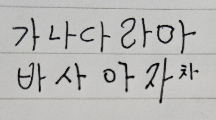
#> input picture ai/analyze_image/스크린샷 2025-04-28 오후 9.28.06.png, 216 x 120 px, found by its file name
$ python analyze.py
#> lines starting #> are read from the running program, lines starting #| are printed output that depends on the picture; after the words box and inside, x2 and y2 are one past the last pixel; in counts of white or black regions, pixels touching at a corner belong together
import cv2
import numpy as np
import matplotlib.pyplot as plt
from scipy.ndimage import label  # measurements.label 대신 label 직접 import
from collections import Counter
import matplotlib.font_manager as fm
import platform


# 한글 폰트 설정
def set_korean_font():
    system = platform.system()
    if system == 'Darwin':  # macOS
        plt.rc('font', family='AppleGothic')
    elif system == 'Windows':
        plt.rc('font', family='Malgun Gothic')
    elif system == 'Linux':
        plt.rc('font', family='NanumGothic')
    else:
        # 기본 폰트 설정
        plt.rc('font', family='DejaVu Sans')

    # 음수 표시 문제 해결
    plt.rcParams['axes.unicode_minus'] = False


# 한글 폰트 설정 적용
set_korean_font()


class HandwritingAnalyzer:
    def __init__(self, image_path):
        """초기화 함수"""
        self.original_image = cv2.imread(image_path)
#> self.original_image is the input picture: shape (120, 216, 3); mean B, G, R 182.6, 184.3, 184.7
        if self.original_image is None:
            raise ValueError("이미지를 불러올 수 없습니다.")

        # 이미지 전처리
        self.gray_image = cv2.cvtColor(self.original_image, cv2.COLOR_BGR2GRAY)
        _, self.binary_image = cv2.threshold(self.gray_image, 150, 255, cv2.THRESH_BINARY_INV)
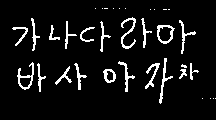
#> self.binary_image: shape (120, 216); 7.3% white in thin lines or dots, all inside (x1, y1, x2, y2) = (12, 8, 216, 104)

        # 결과 저장 변수 초기화
        self.line_gaps = []  # 행간 간격
        self.pressure_level = 0  # 필압 수준
        self.slant_angle = 0  # 기울기 각도
        self.character_sizes = []  # 글자 크기
        self.character_spacing = []  # 글자 간격
        self.results = {}  # 분석 결과

    def analyze(self):
        """필기 분석 실행"""
        self._analyze_line_gaps()
        self._analyze_pressure()
        self._analyze_character_size()
        self._analyze_slant()
        self._analyze_regularity()
        self._analyze_character_spacing()
        self._analyze_closed_shapes()

        # 결과 해석
        self._interpret_results()

        return self.results

    def _analyze_line_gaps(self):
        """행간 분석"""
        # 수평 프로젝션 프로필 계산
        h_proj = np.sum(self.binary_image, axis=1)
#> h_proj = 120 values, max 17340 at index 76, min 0 at index 0, mean 4033.2

        # 줄 찾기
        lines = []
        in_line = False
        line_start = 0

        for i, proj in enumerate(h_proj):
            if not in_line and proj > 0:
                in_line = True
                line_start = i
            elif in_line and proj == 0:
                in_line = False
                lines.append((line_start, i))
#> this loop made 120 passes
#> (proj, in_line) on passes 9, 11, 18, 55, 59: (2295, True), (0, False), (255, True), (0, False), (765, True)
#> in_line on pass 105: False
#> after the loop, in_line = False; line_start = 58; lines = [(8, 10), (17, 54), (58, 104)]

        # 행간 계산
        if len(lines) > 1:
            for i in range(len(lines) - 1):
                gap = lines[i + 1][0] - lines[i][1]
                if gap > 0:  # 음수 간격은 제외
                    self.line_gaps.append(gap)
#> this loop made 2 passes
#> gap on passes 1 to 2: 7, 4
#> after the loop, self.line_gaps = [7, 4]

        # 행간 평균 계산
        if self.line_gaps:
            avg_gap = sum(self.line_gaps) / len(self.line_gaps)
#> avg_gap = 5.5
            self.results['line_gap'] = avg_gap

            # 행간 좁은지 판단
            img_height = self.binary_image.shape[0]
#> img_height = 120
            if avg_gap < img_height * 0.03:  # 이미지 높이의 3% 미만이면 좁다고 판단
                self.results['narrow_line_gaps'] = True
            else:
                self.results['narrow_line_gaps'] = False
        else:
            self.results['line_gap'] = 0
            self.results['narrow_line_gaps'] = False

    def _analyze_pressure(self):
        """필압 분석"""
        # 이진화된 이미지에서 검은색 픽셀의 평균 강도를 계산
        # 원본 흑백 이미지에서 글자 부분(이진화 이미지에서 255)의 평균 강도 계산
        mask = (self.binary_image == 255)
        if np.any(mask):
            stroke_intensity = 255 - np.mean(self.gray_image[mask])
#> stroke_intensity = 188.8
            # 0-100 스케일로 정규화
            self.pressure_level = int((stroke_intensity / 255) * 100)
#> self.pressure_level = 74
            self.results['pressure'] = self.pressure_level

            if self.pressure_level > 70:
                self.results['strong_pressure'] = True
            else:
                self.results['strong_pressure'] = False
        else:
            self.results['pressure'] = 0
            self.results['strong_pressure'] = False

    def _analyze_character_size(self):
        """글자 크기 분석"""
        # 연결 요소 레이블링 - 수정된 부분
        labeled, num_features = label(self.binary_image)
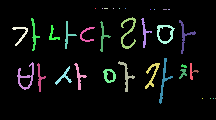
#> labeled: shape (120, 216) int32; 37 distinct labels, from 0 to 36; one colour per label, 0 black
#> num_features = 36

        if num_features > 0:
            # 각 연결 요소의 크기 계산
            for i in range(1, num_features + 1):
                component = (labeled == i)
                y, x = np.where(component)

                if len(y) > 10:  # 노이즈 제거
                    height = max(y) - min(y)
                    width = max(x) - min(x)
                    size = height * width
                    self.character_sizes.append(size)
#> this loop made 36 passes
#> (y, x, height, width, size) on pass 32: ([70, 70, 70, 70, 71, 71, 71, 71, 71, 71, 72], [194, 195, 196, 197, 193, 194, 195, 196, 197, 198, 197], 2, 5, 10)
#> (y, height, width, size) on pass 28: ([64, 65, 65, 65, 65, 65, 66, 66, 66, 66, 66, 66, 67, 67, 67], 3, 5, 15)
#> pass 1, in _analyze_character_size, `component = (labeled == i)`:
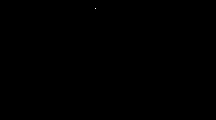
#> component: shape (120, 216) bool; 0% white in thin lines or dots, all inside (x1, y1, x2, y2) = (95, 8, 96, 9)
#> after the loop: component: shape (120, 216) bool; 0% white in thin lines or dots, all inside (x1, y1, x2, y2) = (215, 98, 216, 99)
#> after the loop, self.character_sizes = [434, 256, 290, 528, 297, 300, 140, 306, 270, 196, 585, 480, 432, 224, 312, 350, 32, 15, 288, 156, 63, 10]

            if self.character_sizes:
                avg_size = sum(self.character_sizes) / len(self.character_sizes)
#> avg_size = 271.1
                self.results['character_size'] = avg_size

                # 글자 크기 변동성 계산
                if len(self.character_sizes) > 1:
                    size_std = np.std(self.character_sizes)
#> size_std = 157.3
                    size_variation = size_std / avg_size
#> size_variation = 0.58
                    self.results['size_regularity'] = 1 - min(size_variation, 1)  # 0-1 사이 값, 1이 가장 규칙적
                else:
                    self.results['size_regularity'] = 1

                # 글자 크기 해석
                img_area = self.binary_image.shape[0] * self.binary_image.shape[1]
#> img_area = 25920
                relative_size = avg_size / img_area
#> relative_size = 0.0105

                if relative_size < 0.001:
                    self.results['small_characters'] = True
                else:
                    self.results['small_characters'] = False
            else:
                self.results['character_size'] = 0
                self.results['size_regularity'] = 0
                self.results['small_characters'] = False
        else:
            self.results['character_size'] = 0
            self.results['size_regularity'] = 0
            self.results['small_characters'] = False

    def _analyze_slant(self):
        """글자 기울기 분석"""
        # 허프 변환을 사용하여 직선 감지
        edges = cv2.Canny(self.binary_image, 50, 150, apertureSize=3)
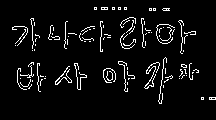
#> edges: shape (120, 216); 5.5% white in thin lines or dots, all inside (x1, y1, x2, y2) = (12, 7, 216, 104)
        lines = cv2.HoughLines(edges, 1, np.pi / 180, 50)
#> lines = None

        angles = []
        if lines is not None:
            for line in lines:
                rho, theta = line[0]
                # 수직에 가까운 선만 고려 (글자의 수직 획)
                if 0.5 < theta < 2.5:  # 약 30도 ~ 150도
                    angle = 90 - np.degrees(theta)  # 수직(90도)에서의 편차
                    angles.append(angle)

        if angles:
            # 중앙값 기울기 계산 (이상치 영향 줄이기)
            self.slant_angle = np.median(angles)
            self.results['slant'] = self.slant_angle

            # 기울기 해석
            if -15 < self.slant_angle < 15:
                self.results['slant_type'] = "수직"
            elif self.slant_angle >= 15:
                self.results['slant_type'] = "오른쪽"
            else:
                self.results['slant_type'] = "왼쪽"
        else:
            self.results['slant'] = 0
            self.results['slant_type'] = "수직"

    def _analyze_regularity(self):
        """글자 규칙성 분석"""
        # 이미 계산된 크기 변동성을 사용
        if 'size_regularity' in self.results:
            size_reg = self.results['size_regularity']
#> size_reg = 0.42
        else:
            size_reg = 0

        # 기울기 일관성 계산
        if hasattr(self, 'slant_angles') and len(self.slant_angles) > 1:
            slant_std = np.std(self.slant_angles)
            slant_reg = 1 - min(slant_std / 45, 1)  # 0-1 사이 값
        else:
            slant_reg = 1

        # 종합 규칙성 점수 (0-1, 1이 가장 규칙적)
        regularity = (size_reg + slant_reg) / 2
#> regularity = 0.71
        self.results['regularity'] = regularity

        # 불규칙성 해석
        if regularity < 0.4:
            self.results['irregular_writing'] = True
        else:
            self.results['irregular_writing'] = False

    def _analyze_character_spacing(self):
        """글자 간격 분석"""
        # 연결 요소 레이블링 - 수정된 부분
        labeled, num_features = label(self.binary_image)
#> num_features = 36

        # 각 연결 요소의 중심점 계산
        centers = []
        for i in range(1, num_features + 1):
            component = (labeled == i)
            y, x = np.where(component)

            if len(y) > 10:  # 노이즈 제거
                center_y = np.mean(y)
                center_x = np.mean(x)
                centers.append((center_x, center_y))
#> after the loop, centers = 22 items, first 6: (127.8, 32.38), (33.74, 34.19), (144.3, 32.38), (184.3, 35.16), (67.45, 34.83), (102.6, 36.11)

        # 같은 줄에 있는 인접 글자 간 간격 계산
        if len(centers) > 1:
            # 중심점을 x 좌표로 정렬
            centers.sort(key=lambda c: c[0])

            # y 좌표가 비슷한 글자들 그룹핑
            y_threshold = self.binary_image.shape[0] * 0.05
#> y_threshold = 6
            lines = []
            current_line = [centers[0]]
#> current_line = [(20.45, 33.33)]

            for i in range(1, len(centers)):
                if abs(centers[i][1] - current_line[0][1]) < y_threshold:
                    current_line.append(centers[i])
                else:
                    if len(current_line) > 1:
                        lines.append(current_line)
                    current_line = [centers[i]]
#> this loop made 21 passes
#> current_line on passes 1, 2, 3, 4, 5, 6, 7, 8, 10, 12, 14, 15: [(25.59, 76.88)], [(33.74, 34.19)], [(39.5, 77.31)], [(52.61, 34.39)], [(63.85, 76.45)], [(67.45, 34.83)], [(78.84, 76.14)], [(86.01, 34.29)], [(108.8, 75.19)], [(127.8, 32.38)], [(151.9, 74.03)], [(163.5, 80.14)]
#> after the loop, lines = [[(86.01, 34.29), (102.6, 36.11)], [(108.8, 75.19), (125.9, 74.96)], [(127.8, 32.38), (144.3, 32.38)]]

            if len(current_line) > 1:
                lines.append(current_line)

            # 각 줄에서 인접 글자 간 간격 계산
            spacings = []
            for line in lines:
                for i in range(len(line) - 1):
                    spacing = line[i + 1][0] - line[i][0]
                    spacings.append(spacing)
#> this loop made 4 passes
#> line on passes 1 to 4: [(86.01, 34.29), (102.6, 36.11)], [(108.8, 75.19), (125.9, 74.96)], [(127.8, 32.38), (144.3, 32.38)], [(190.7, 71.5), (195.6, 70.73)]
#> after the loop, spacings = [16.61, 17.08, 16.53, 4.93]

            if spacings:
                avg_spacing = sum(spacings) / len(spacings)
#> avg_spacing = 13.79
                self.results['character_spacing'] = avg_spacing

                # 이미지 너비에 상대적인 간격 계산
                img_width = self.binary_image.shape[1]
#> img_width = 216
                relative_spacing = avg_spacing / img_width
#> relative_spacing = 0.0638

                if relative_spacing > 0.05:
                    self.results['wide_spacing'] = True
                else:
                    self.results['wide_spacing'] = False
            else:
                self.results['character_spacing'] = 0
                self.results['wide_spacing'] = False
        else:
            self.results['character_spacing'] = 0
            self.results['wide_spacing'] = False

    def _analyze_closed_shapes(self):
        """닫힌 모양(예: ㅁ, ㅇ 등) 분석"""
        # 윤곽선 감지
        contours, _ = cv2.findContours(self.binary_image, cv2.RETR_CCOMP, cv2.CHAIN_APPROX_SIMPLE)
#> contours = 38 contours, 15 with area under 20; largest, box (x1, y1, x2, y2) and area: (157, 25, 175, 44) 240, (17, 62, 34, 90) 182, (158, 26, 173, 42) 159, (103, 69, 116, 83) 122, (19, 76, 32, 88) 98

        closed_shapes = []
        for contour in contours:
            # 윤곽선이 충분히 크고 닫혀있는지 확인
            area = cv2.contourArea(contour)
            if area > 50:  # 작은 노이즈 제거
                # 닫힌 형태 근사
                epsilon = 0.02 * cv2.arcLength(contour, True)
                approx = cv2.approxPolyDP(contour, epsilon, True)

                # 모양이 닫혀있고 사각형에 가까운지 확인
                if len(approx) >= 4 and cv2.isContourConvex(approx):
                    x, y, w, h = cv2.boundingRect(contour)

                    # 아래쪽이 닫혀있는지 확인 (하단의 검은 픽셀 밀도)
                    bottom_region = self.binary_image[y + h - 3:y + h + 1, x:x + w]
                    if bottom_region.size > 0:
                        bottom_density = np.sum(bottom_region) / bottom_region.size

                        if bottom_density > 0.5:  # 하단이 충분히 닫혀있음
                            closed_shapes.append("closed_bottom")
#> this loop made 38 passes
#> (area, epsilon, x, y, w, h, bottom_density) on pass 6: (122.5, 0.848, 103, 69, 13, 14, 103)
#> (area, epsilon) on passes 7, 8, 11, 12, 14, 15: (60.5, 0.631), (53, 1.34), (75.5, 1.96), (57.5, 1.44), (182, 1.99), (98.5, 0.791)
#> after the loop, closed_shapes = ['closed_bottom']

        # ㅁ 형태의 하단이 닫힌 모양 개수
        self.results['closed_bottom_shapes'] = len(closed_shapes)
        if len(closed_shapes) > 0:
            self.results['has_closed_bottom'] = True
        else:
            self.results['has_closed_bottom'] = False

    def _interpret_results(self):
        """분석 결과 해석"""
        personality_traits = []

        # 행간 분석
        if self.results.get('narrow_line_gaps', False):
            personality_traits.append("- 좁은 행간과 서로 침범하는 글씨는 남에게 피해주는 걸 개의치 않는 성향입니다.")
        else:
            personality_traits.append("- 행간이 넓어 조심스럽고 사려깊은 성향입니다.")

        # 필압 분석
        if self.results.get('strong_pressure', False):
            personality_traits.append("- 강한 필압은 육체적 에너지가 강하고 감정 표현이 직접적임을 나타냅니다.")
        else:
            personality_traits.append("- 보통 혹은 약한 필압은 섬세하고 감정 조절이 잘 됨을 나타냅니다.")

        # 규칙성 분석
        if self.results.get('irregular_writing', False):
            personality_traits.append("- 불규칙적인 글씨는 충동성이 강하고 감정 변화가 큰 성향입니다.")
        else:
            personality_traits.append("- 규칙적인 글씨는 안정적이고 체계적인 성향을 나타냅니다.")

        # 글자 크기 분석
        if self.results.get('small_characters', False):
            personality_traits.append("- 글씨 크기가 작아 보수적이고 겸손한 성향입니다.")
        else:
            personality_traits.append("- 글씨 크기가 보통이거나 큰 편으로 자신감이 있고 사교적인 성향입니다.")

        # 글자 크기 규칙성
        if self.results.get('size_regularity', 0) > 0.7:
            personality_traits.append("- 글씨 크기가 규칙적이어서 의지가 강하고 집중력이 좋습니다.")

        # 기울기 분석
        slant_type = self.results.get('slant_type', "수직")
#> slant_type = '수직'
        if slant_type == "오른쪽":
            personality_traits.append("- 오른쪽으로 기울어진 글씨는 감정적이고 사교적인 성향입니다.")
        elif slant_type == "왼쪽":
            personality_traits.append("- 왼쪽으로 기울어진 글씨는 자기 보호적이고 방어적인 성향입니다.")
        else:
            personality_traits.append("- 수직의 글씨는 논리적이고 이성적인 성향입니다.")

        # 각진 글씨 분석
        if self.results.get('angular_writing', True):  # 기본값 설정
            personality_traits.append("- 글씨가 각이 져 있어 신중하고 이성적인 성향입니다.")

        # 닫힌 모양 분석
        if self.results.get('has_closed_bottom', False):
            personality_traits.append("- 하단이 굳게 닫힌 ㅁ이 있어 절약형 성향입니다.")

        self.results['personality_traits'] = personality_traits

    def generate_report(self):
        """분석 결과 보고서 생성"""
        if not self.results:
            self.analyze()

        report = "=== 필기체 성격 분석 보고서 ===\n\n"

        # 수치 정보 출력
        report += "## 측정 수치 정보\n"
        report += f"- 필압 수준: {self.results.get('pressure', 0)}/100\n"
        report += f"- 글씨 기울기: {self.results.get('slant', 0):.1f}도\n"
        report += f"- 행간 간격: {self.results.get('line_gap', 0):.1f}픽셀\n"
        report += f"- 글자 간격: {self.results.get('character_spacing', 0):.1f}픽셀\n\n"

        # 성격 특성 출력
        report += "## 성격 특성 분석\n"
        for trait in self.results.get('personality_traits', []):
            report += f"{trait}\n"
#> this loop made 7 passes
#| === 필기체 성격 분석 보고서 ===
#| ## 측정 수치 정보
#| - 필압 수준: 74/100
#| - 글씨 기울기: 0.0도
#| - 행간 간격: 5.5픽셀
#| - 글자 간격: 13.8픽셀
#| ## 성격 특성 분석
#| - 행간이 넓어 조심스럽고 사려깊은 성향입니다.
#| - 강한 필압은 육체적 에너지가 강하고 감정 표현이 직접적임을 나타냅니다.
#| - 규칙적인 글씨는 안정적이고 체계적인 성향을 나타냅니다.
#| - 글씨 크기가 보통이거나 큰 편으로 자신감이 있고 사교적인 성향입니다.
#| - 수직의 글씨는 논리적이고 이성적인 성향입니다.
#> (further printed lines are left out)

        return report

    def visualize(self):
        """분석 결과 시각화"""
        plt.figure(figsize=(12, 8))

        # 원본 이미지
        plt.subplot(2, 2, 1)
        plt.imshow(cv2.cvtColor(self.original_image, cv2.COLOR_BGR2RGB))
        plt.title('원본 이미지')
        plt.axis('off')

        # 이진화 이미지
        plt.subplot(2, 2, 2)
        plt.imshow(self.binary_image, cmap='gray')
        plt.title('이진화 이미지')
        plt.axis('off')

        # 측정 수치 시각화
        plt.subplot(2, 2, 3)
        metrics = ['필압', '기울기', '행간', '글자간격']
        values = [
            self.results.get('pressure', 0) / 100,
            abs(self.results.get('slant', 0)) / 90,
            min(self.results.get('line_gap', 0) / 100, 1),
            min(self.results.get('character_spacing', 0) / 100, 1)
        ]
#> values = [0.74, 0, 0.055, 0.138]

        plt.bar(metrics, values, color='skyblue')
        plt.ylim(0, 1)
        plt.title('필기 특성 측정 (정규화)')

        # 성격 특성 요약
        plt.subplot(2, 2, 4)
        plt.axis('off')
        traits_text = '\n'.join(self.results.get('personality_traits', [])[:5])
        plt.text(0.1, 0.5, traits_text, fontsize=9, verticalalignment='center')
        plt.title('주요 성격 특성')

        plt.tight_layout()
        plt.savefig('handwriting_analysis_result.png')
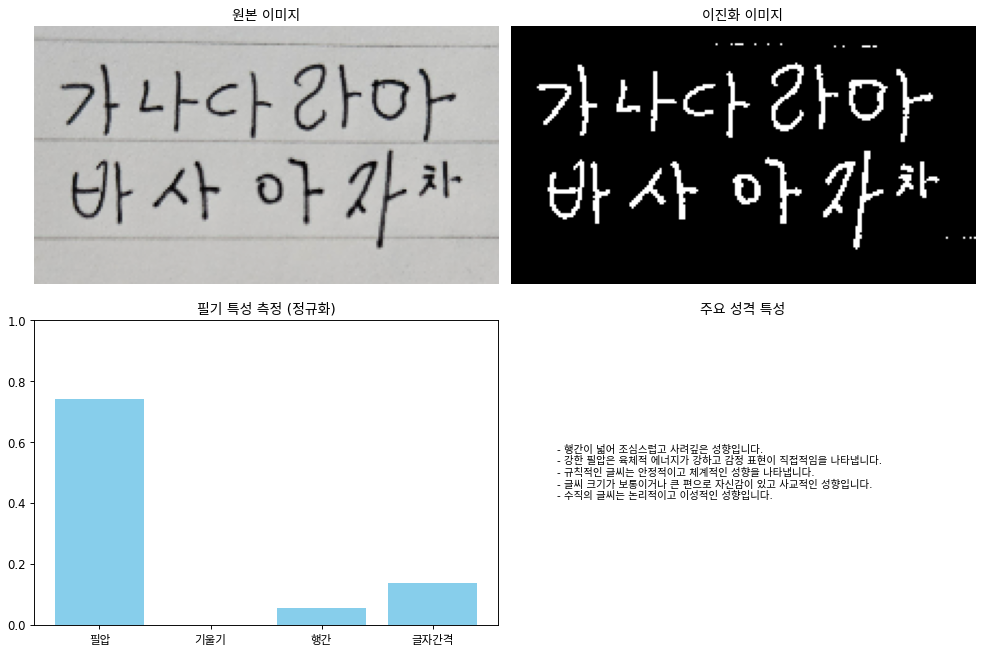
#> figure drawn by matplotlib, 3 panels; panel 3: tallest bar 0.74 high, from x = -0.4 to 0.4
        plt.show()


# 사용 예시
if __name__ == "__main__":
    # 파일 경로를 실제 이미지 파일로 변경하세요
    analyzer = HandwritingAnalyzer("//Users/chanyoungko/Desktop/HandWriting/analyze_image/스크린샷 2025-04-28 오후 9.28.06.png")
    analyzer.analyze()

    # 결과 출력
    report = analyzer.generate_report()
    print(report)

    # 결과 시각화
    analyzer.visualize()
